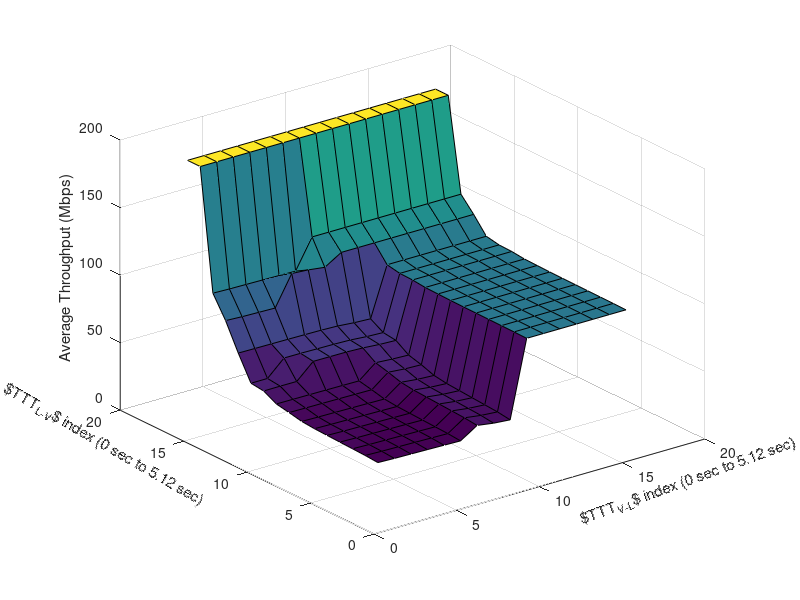

Source code (MATLAB):
clear all;close all;clc;

% TTT_LV = [0.0 0.04 0.064 0.08 0.1 0.128 0.16 0.256 0.32 0.48 0.512 0.64 1.024 1.28 2.56 5.12];
% TTT_VL = TTT_LV;
Tex = 0.8;

%% User and VLC APs location
% VLC APs location
VLC1_loc = [-1.5 0 2.4];
VLC2_loc = [1.5 0 2.4];

% UE moving speed is 1 m/s
UE_speed = 2;
% SINR report interval 10 ms
SINR_report_interval = 0.01;
% Candidate UE positions
UE_loc = [];
UE_loc(:,1) = -4:UE_speed*SINR_report_interval:4;
UE_loc(:,2) = repmat(0,length(UE_loc),1);
UE_loc(:,3) = repmat(1,length(UE_loc),1);

%% VLC AP parameters
% semi-angle at half power
theta = 60;
% Lambertian order of emission
ml = -log10(2)/log10(cosd(theta));
% transmitted optical power by a VLC AP
P_VLC_AP = 1;
% detector physical area of a PD
Adet = 1e-4;
% gain of an optical filter; ignore if no filter is used
Ts = 1;
% refractive index of  a lens at a PD; ignore if no lens is used
index = 1.5;
% FOV of a receiver
FOV = 90;
% gain of an optical concentrator; ignore if no lens is used
G_Con = (index^2)/(sind(FOV).^2);
% O/E conversion efficiency
OE_eff = 0.53;

%% LTE and VLC bandwidth & LTE SINR
% LTE and VLC bandwidth are both 20 MHz
W_L = 30e6;
W_V = 20e6;
% LTE SINR is 20 dB
LTE_SINR = 20;

%% Calculate the RSS
% Noise in unit A^2
Noise = 4.7e-14;

% Distance between VLC AP and UE
VLC1_D = sqrt((VLC1_loc(1)-UE_loc(:,1)).^2+(VLC1_loc(2)-UE_loc(:,2)).^2+(VLC1_loc(3)-UE_loc(:,3)).^2);
VLC2_D = sqrt((VLC2_loc(1)-UE_loc(:,1)).^2+(VLC2_loc(2)-UE_loc(:,2)).^2+(VLC2_loc(3)-UE_loc(:,3)).^2);

VLC1_cosphi = (VLC1_loc(3)-UE_loc(:,3))./VLC1_D;
VLC2_cosphi = (VLC2_loc(3)-UE_loc(:,3))./VLC2_D;
% Channel gains of VLC APs
VLC1_H = (ml+1)*Adet.*VLC1_cosphi.^(ml)./(2*pi.*VLC1_D.^2).*VLC1_cosphi;
VLC2_H = (ml+1)*Adet.*VLC2_cosphi.^(ml)./(2*pi.*VLC2_D.^2).*VLC2_cosphi;
% RSS values
VLC1_RSS = P_VLC_AP.*VLC1_H;
VLC2_RSS = P_VLC_AP.*VLC2_H;
% Signal-to-noise ratio values
VLC1_SNR = 10.*log10((VLC1_RSS.*OE_eff).^2./Noise);
% Signal-to-interference-plus-noise ratio values
VLC1_SINR = 10.*log10((VLC1_RSS.*OE_eff).^2./(Noise+(VLC2_RSS.*OE_eff).^2));
VLC2_SINR = 10.*log10((VLC2_RSS.*OE_eff).^2./(Noise+(VLC1_RSS.*OE_eff).^2));
VLC_SINR = max([VLC1_SINR';VLC2_SINR']);

k1 = 1;
for TTT_LV = [0.0 0.04 0.06 0.08 0.1 0.12 0.16 0.25 0.32 0.48 0.51 0.64 1.02 1.28 2.56 5.12]
   k2 = 1; 
for TTT_VL = [0.0 0.04 0.06 0.08 0.1 0.12 0.16 0.25 0.32 0.48 0.51 0.64 1.02 1.28 2.56 5.12]
% conn = 0 for LTE and conn = 1 for VLC
conn = 0;
i = 1;
count_LV = TTT_LV/0.01;
count_VL = TTT_VL/0.01;
T = zeros(length(VLC_SINR),1);
while i <= length(VLC_SINR)
    if conn == 0 && VLC_SINR(i) < 10
        T(i) = W_L*log2(1+10^(LTE_SINR/10));
        count_LV = TTT_LV/0.01;
        i = i + 1;
    elseif conn == 0 && VLC_SINR(i) >= 10 && count_LV > 0
        T(i) = W_L*log2(1+10^(LTE_SINR/10));
        count_LV = count_LV - 1;
        i = i + 1;
    elseif conn == 0 && VLC_SINR(i) >= 10 && count_LV == 0
        T(i:i+Tex/0.01) = 0;
        count_LV = TTT_LV/0.01;
        conn = 1;
        i = i + Tex/0.01;     
    elseif conn == 1 && VLC_SINR(i) >= 10
        T(i) = W_V*log2(1+10^(VLC_SINR(i)/10));
        count_VL = TTT_VL/0.01;
        i = i + 1;
    elseif conn == 1 && VLC_SINR(i) < 10 && count_VL > 0
        T(i) = W_V*log2(1+10^(VLC_SINR(i)/10)); 
        count_VL = count_VL - 1;
        i = i + 1;
    elseif conn == 1 && VLC_SINR(i) < 10 && count_VL == 0
        T(i:i+Tex/0.01) = 0; 
        count_VL = TTT_VL/0.01;
        conn = 0;
        i = i + Tex/0.01;
    else disp('ERROR');
    end
end
Throughput(k1,k2)=mean(T);
k2 = k2 + 1;
end
k1 = k1 + 1;
end
surf([1:16],[1:16],Throughput./1e6);
xlabel('$TTT_{V-L}$ index (0 sec to 5.12 sec)','Rotation',20);
ylabel('$TTT_{L-V}$ index (0 sec to 5.12 sec)','Rotation',-30);
zlabel('Average Throughput (Mbps)');
% figure
% hold on
% plot(1:16,Throughput(1,:)./1e6);
% plot(1:16,Throughput(2,:)./1e6);
% plot(1:16,Throughput(3,:)./1e6);
% plot(1:16,Throughput(4,:)./1e6);
% legend('speed = 0.5 m/s','speed = 1 m/s','speed = 1.5 m/s','speed = 2 m/s');
% xlabel('TTT index (0 sec to 5.12 sec)');
% ylabel('Average Throughput (Mbps)');
% hold off
% grid on
% box on
        
%figure        
%plot(1:length(VLC1_SINR),max([VLC1_SINR';VLC2_SINR']));

